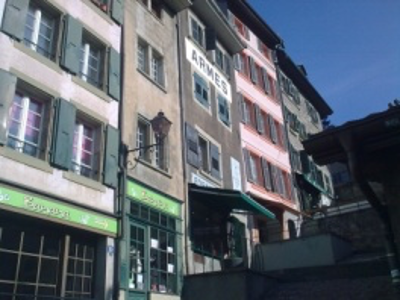
#> input picture images/data/Armes 1.png, 400 x 302 px, found by its file name
$ jupyter execute homework_cv_module_4_1.ipynb   (shell and % lines are left out)
#> lines starting #> are read from the running program, lines starting #| are printed output that depends on the picture
<a href="https://colab.research.google.com/github/SudeepSarkar/sarkar-computer-vision-lectures/blob/main/CV_Module_4_1_Image_Pyramid.ipynb" target="_parent"></a>

Copyright (c) 2021, Sudeep Sarkar, University of South Florida, Tampa

The above figure is from the textbook Computer Vision: Algorithms and Applications 2nd Edition Richard Szeliski - (c) 2022 Springer

[cell 1]
import numpy as np
import matplotlib.pyplot as plt
import matplotlib.patches as patches
from skimage import io
from skimage.color import rgb2gray, rgba2rgb

from scipy import ndimage as scimage
import scipy.ndimage as scimage
# SciPy (pronounced “Sigh Pie”) is a Python-based ecosystem of open-source software for mathematics, science, and engineering.
# https://www.scipy.org/

np.set_printoptions(precision=2)

[cell 2]
from google.colab import drive
drive.mount('/content/drive')
data_dir = '/content/drive/MyDrive/Colab Notebooks/CAP 6415 Computer Vision Online/data/'

[cell 3]
def padded_add(a, b):
    # Returns the addition of arrays a and b, which can be of different sizes.
    # We pad a and b with additional zero-valued rows and columns to make them of the same size.
    # The output size is the maximum of two arrays.
    # You can use this to also subtract two arrays of different sizes -- just pass -b instead of b.

    h1, w1 = a.shape
    h2, w2 = b.shape
    h_max = max(h1, h2)
    w_max = max(w1, w2)

    a_padded = np.pad(a, ((0, h_max - h1), (0, w_max - w1)), 'constant')
    b_padded = np.pad(b, ((0, h_max - h2), (0, w_max - w2)), 'constant')

    return a_padded + b_padded

[cell 4]
def scale_image (in_image, scale, sample_order):
    """
    Scales the size of an input image using a specified scale factor and order of spline interpolation.
    """
    height, width = in_image.shape
    height_out = int(height * scale)
    width_out = int(width * scale)
    out_image = np.zeros((height_out, width_out))

    y, x = np.meshgrid(np.arange(height_out), np.arange(width_out))
    fx = x/scale
    fy = y/scale
    values = scimage.map_coordinates(in_image, [fy, fx], order=sample_order)
    out_image[y, x] = values

    return out_image

# Assignment: Difference Pyramid

For an image in the collection provided for this course, construct two difference-pyramids. The first pyramid should have 4 levels and the second should have 8 levels. Analyze the results of each pyramid and discuss how you can utilize them to compress the image, i.e. reduce the file size of the image stored on disk. Submit your report on the Canvas platform.

### Code: (up) and (down) pyramids

[cell 5]
def UpDownDifferencePyramid(num_levels = 4, factor = 2.0):
    # Create image (up) pyramid by downscaling the image by factor
    # The pyramid is stored as list:[I_0, I_1, ...., I_n] -- large to small sized.
    up_pyramid = []
    up_pyramid.append(img)
    for i in range (1, num_levels) :
        up_pyramid.append(scale_image (up_pyramid[-1], scale = 1/factor, sample_order = 1))

    # Create the down pyramid by upscaling from the top of the pyramid
    # The pyramid is stored as list:[J_n, J_(n-1), ...., J_0] -- small to large sized.
    down_pyramid = []
    down_pyramid.append(up_pyramid[-1])
    for i in range (1, num_levels) :
        down_pyramid.append(scale_image (up_pyramid[num_levels-i], scale = factor, sample_order = 1))

    # The Difference Pyramid is composed of the difference between the images at the
    # corresponding levels of the up- and down- pyramid, except for the top-most level,
    # which is the same as the top-most of the up-pyramid.

    difference_pyramid = []
    difference_pyramid.append(up_pyramid[-1])
    # The pyramid is stored as list:[D_n, D_(n-1), ...., D_0] -- small to large sized.
    for i in range (1, num_levels) :
        # compute error between the reconstructed images at each level from previous levels
        diff_im = padded_add (up_pyramid[-(i+1)], -down_pyramid[i])
        difference_pyramid.append(diff_im)

    return up_pyramid, down_pyramid, difference_pyramid

### Reconstructing the image

[cell 6]
def Reconstruct(num_levels = 4, factor = 2.0, difference_pyramid = []):
    # Reconstruct the image up-pyramid
    # The reconstructed image up-pyramid is stored as list:[I_hat_n, I_hat_(n-1), ...., I_hat_0] -- small to large sized.
    I_hat_pyramid = []
    I_hat_pyramid.append(difference_pyramid[0])
    for i in range (1, num_levels) :
        up_scaled_im = scale_image(I_hat_pyramid[i-1], scale = factor, sample_order = 1)
        reconstructed_image = padded_add (up_scaled_im, difference_pyramid[i])
        I_hat_pyramid.append(reconstructed_image)

    return I_hat_pyramid

### Display

[cell 7]
def DispayPyramidsAndHistogram(num_levels,up_pyramid,down_pyramid,difference_pyramid,I_hat_pyramid):
  #------------------display-----------------------------------------

  fig, axs = plt.subplots( nrows=num_levels, ncols=5) #, sharex=True, sharey=True)

  #fig.set_size_inches (20,20)
  fig.set_figwidth(20)

  if num_levels == 4:
    fig.set_figheight(13)
  elif num_levels == 8:
    fig.set_figheight(26)


  for i in range (num_levels) :
      axs[i, 0].imshow(up_pyramid[-(i+1)], 'gray')
      axs[i, 0].set_title('(Up) Pyramid level {}'.format(num_levels-i-1))

      axs[i, 1].imshow(down_pyramid[i], 'gray')
      axs[i, 1].set_title('(Down) Pyramid level {}'.format(num_levels-1-i))

      axs[i, 2].imshow(difference_pyramid[i], 'gray')
      axs[i, 2].set_title('Difference Pyramid Level ={}'.format(num_levels-i-1))

      axs[i, 3].hist((padded_add(up_pyramid[-(i+1)], -down_pyramid[i])).reshape(-1))
      axs[i, 3].set_title('Difference histogram ={}'.format(num_levels-i-1))

      axs[i, 4].imshow(I_hat_pyramid[i], 'gray')
      axs[i, 4].set_title('Reconstructed Level ={}'.format(num_levels-i-1))

---

# SOLUTION ASSIGNMENT

[cell 8]
from numpy.ma.core import shape
# Load an color image in grayscale
img = io.imread(data_dir+'Armes 1.png')
#> img is the input picture: shape (302, 400, 4); mean R, G, B, A 93.1, 100.8, 109.9, 253.3
img = rgba2rgb(img)
#> img: shape (302, 400, 3) float64
img = rgb2gray(img)
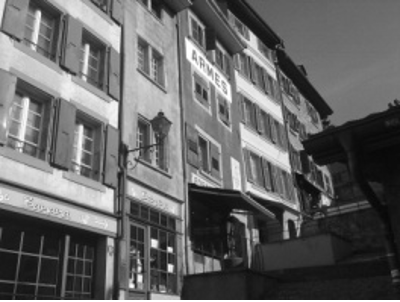
#> img: shape (302, 400) float64; min 0.0238, max 1, mean 0.398

## Pyramid 4 levels:

[cell 9]
num_levels = 4
factor = 2.0

# Create Pyramids and their difference
up_pyramid, down_pyramid, difference_pyramid = UpDownDifferencePyramid(num_levels, factor)
#> after the loop in UpDownDifferencePyramid, `for i in range (1, num_levels) :`: up_pyramid = 4 items
#> the loop in UpDownDifferencePyramid, `for i in range (1, num_levels) :` made 3 passes
#> pass 1, in scale_image (call 4), `values = scimage.map_coordinates(in_image, [fy, fx], order=sample_order)`:
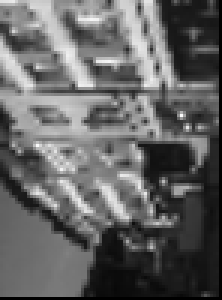
#> values: shape (100, 74) float64 (shown 3 times larger); min 0, max 0.988, mean 0.392
#> pass 3, in scale_image (call 6), `values = scimage.map_coordinates(in_image, [fy, fx], order=sample_order)`:
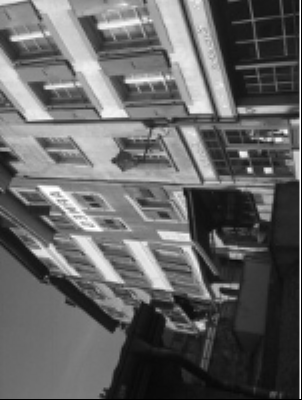
#> values: shape (400, 302) float64; min 0, max 1, mean 0.396
#> the loop in UpDownDifferencePyramid, `for i in range (1, num_levels) :` made 3 passes
#> pass 1, in UpDownDifferencePyramid, `diff_im = padded_add (up_pyramid[-(i+1)], -down_pyramid[i])`:
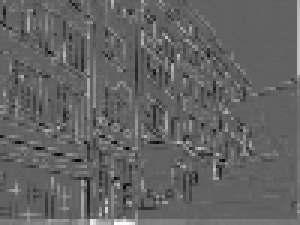
#> diff_im: shape (75, 100) float64 (shown 3 times larger); min -0.499, max 0.801, mean 0.00939; drawn with min black and max white
#> up_pyramid = 4 items; down_pyramid = 4 items; difference_pyramid = 4 items
print("Up-pyramid Highest level shape",up_pyramid[3].shape)
#| Up-pyramid Highest level shape (37, 50)
print("size: ", up_pyramid[3].shape[0]*up_pyramid[3].shape[1])
#| size:  1850

# Reconstruct
I_hat_pyramid = Reconstruct(num_levels, factor, difference_pyramid)
#> the loop in Reconstruct, `for i in range (1, num_levels) :` made 3 passes
#> pass 1, in Reconstruct, `up_scaled_im = scale_image(I_hat_pyramid[i-1], scale = factor, sample_..`:
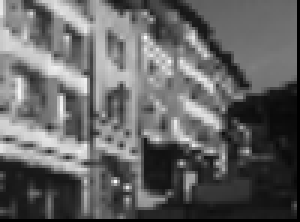
#> up_scaled_im: shape (74, 100) float64 (shown 3 times larger); min 0, max 0.988, mean 0.392
#> pass 1, in padded_add (call 4), `a_padded = np.pad(a, ((0, h_max - h1), (0, w_max - w1)), 'constant')`:
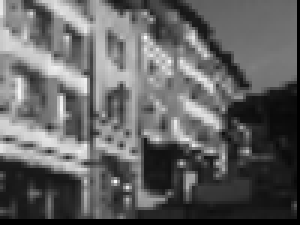
#> a_padded: shape (75, 100) float64 (shown 3 times larger); min 0, max 0.988, mean 0.387
#> I_hat_pyramid = 4 items

# Display
DispayPyramidsAndHistogram(num_levels,up_pyramid,down_pyramid,difference_pyramid,I_hat_pyramid)
#> the loop in DispayPyramidsAndHistogram, `for i in range (num_levels) :` made 4 passes
#> (h1 in padded_add, w1 in padded_add, h_max in padded_add, w_max in padded_add) on passes 2 to 4: (75, 100, 75, 100), (151, 200, 151, 200), (302, 400, 302, 400)
#> pass 1, in padded_add (call 7), `b_padded = np.pad(b, ((0, h_max - h2), (0, w_max - w2)), 'constant')`:
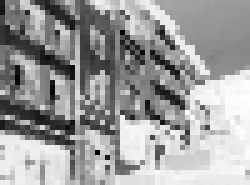
#> b_padded: shape (37, 50) float64 (shown 5 times larger); min -0.988, max -0.0351, mean -0.4; drawn with min black and max white
#> pass 3, in padded_add (call 9), `b_padded = np.pad(b, ((0, h_max - h2), (0, w_max - w2)), 'constant')`:
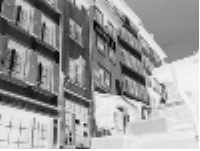
#> b_padded: shape (151, 200) float64; min -1, max 0, mean -0.39; drawn with min black and max white
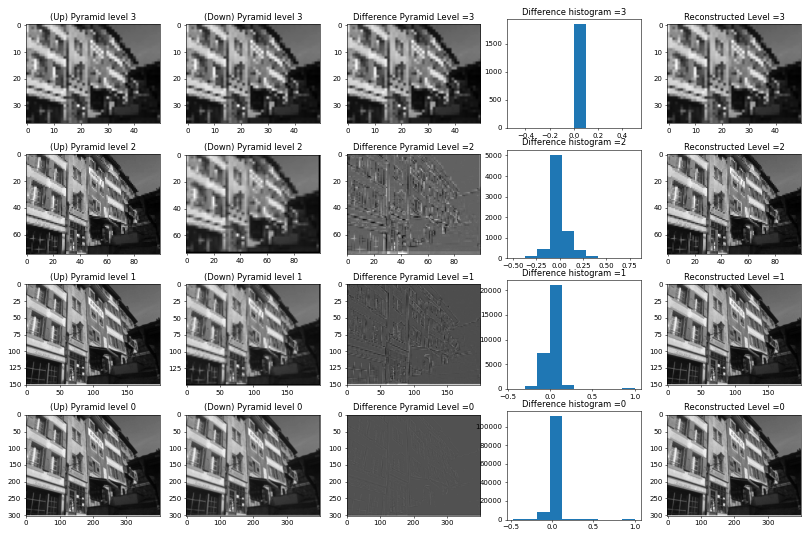
#> figure drawn by matplotlib, 20 panels; panel 4: tallest bar 1850 high, from x = 0 to 0.1; panel 9: tallest bar 5035 high, from x = -0.109 to 0.0212; panel 14: tallest bar 21023 high, from x = -0.00499 to 0.139; panel 19: tallest bar 111649 high, from x = -0.0307 to 0.117

## Pyramid 8 levels:

[cell 10]
num_levels = 8
factor = 2.0

# Create Pyramids and their difference
up_pyramid, down_pyramid, difference_pyramid = UpDownDifferencePyramid(num_levels, factor)
#> the loop in UpDownDifferencePyramid (call 2), `for i in range (1, num_levels) :` made 7 passes
#> up_pyramid = 8 items; down_pyramid = 8 items; difference_pyramid = 8 items
print("Up-pyramid Highest level shape",up_pyramid[7].shape)
#| Up-pyramid Highest level shape (2, 3)
print("size: ", up_pyramid[7].shape[0]*up_pyramid[7].shape[1])
#| size:  6

# Reconstruct
I_hat_pyramid = Reconstruct(num_levels, factor, difference_pyramid)
#> I_hat_pyramid = 8 items

# Display
DispayPyramidsAndHistogram(num_levels,up_pyramid,down_pyramid,difference_pyramid,I_hat_pyramid)
#> the loop in DispayPyramidsAndHistogram (call 2), `for i in range (num_levels) :` made 8 passes
#> (h1 in padded_add, w1 in padded_add, h_max in padded_add, w_max in padded_add) on passes 2 to 8: (4, 6, 4, 6), (9, 12, 9, 12), (18, 25, 18, 25), (37, 50, 37, 50), (75, 100, 75, 100), (151, 200, 151, 200), (302, 400, 302, 400)
#> (a_padded in padded_add, b_padded in padded_add) on pass 1: ([[0.881, 0.675, 0.379], [0.577, 0.737, 0.225]], [[-0.881, -0.675, -0.379], [-0.577, -0.737, -0.225]])
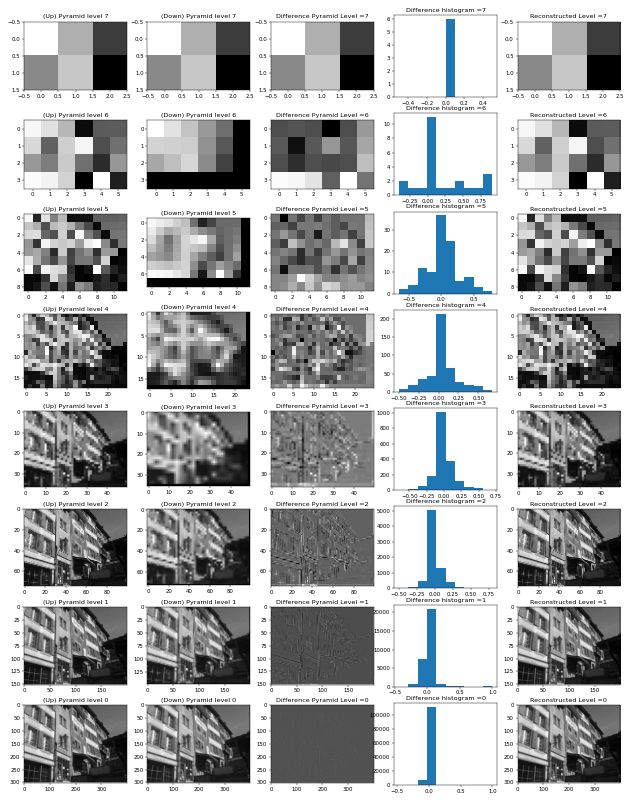
#> figure drawn by matplotlib, 40 panels; panel 4: tallest bar 6 high, from x = 0 to 0.1; panel 9: tallest bar 11 high, from x = -0.0107 to 0.121; panel 14: tallest bar 37 high, from x = -0.0769 to 0.0664; panel 19: tallest bar 214 high, from x = -0.0304 to 0.0874

$ run again, with images/data/Armes 2.png copied over images/data/Armes 1.png
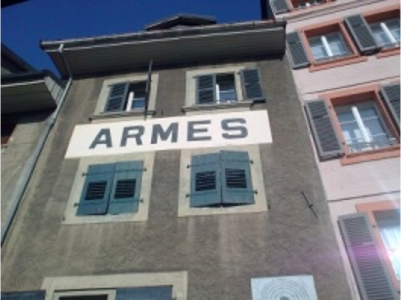
#> input picture images/data/Armes 2.png, 402 x 302 px, found by its file name
#> img is the input picture: shape (302, 402, 4); mean R, G, B, A 111.7, 114.1, 119, 252
#> after the loop in UpDownDifferencePyramid, `for i in range (1, num_levels) :`: up_pyramid = 4 items
#| Up-pyramid Highest level shape (37, 50)
#| size:  1850
#> after the loop in Reconstruct, `for i in range (1, num_levels) :`:
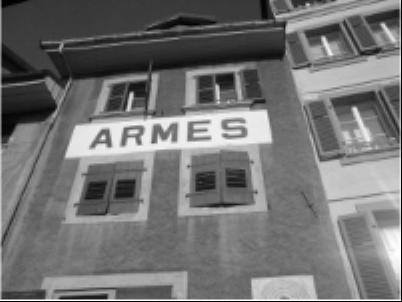
#> up_scaled_im: shape (302, 402) float64; min 0, max 1, mean 0.453
#> the loop in DispayPyramidsAndHistogram, `for i in range (num_levels) :` made 4 passes
#> (h1 in padded_add, w1 in padded_add, h_max in padded_add, w_max in padded_add) on passes 2 to 4: (75, 100, 75, 100), (151, 201, 151, 201), (302, 402, 302, 402)
#> pass 3, in padded_add (call 9), `b_padded = np.pad(b, ((0, h_max - h2), (0, w_max - w2)), 'constant')`:
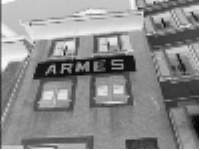
#> b_padded: shape (151, 201) float64; min -0.999, max 0, mean -0.441; drawn with min black and max white
#> the loop in UpDownDifferencePyramid (call 2), `for i in range (1, num_levels) :` made 7 passes
#> `up_pyramid, down_pyramid, difference_pyramid = UpDownDifferencePyramid..`: up_pyramid = 8 items
#| Up-pyramid Highest level shape (2, 3)
#| size:  6
#> the loop in DispayPyramidsAndHistogram (call 2), `for i in range (num_levels) :` made 8 passes
#> (h1 in padded_add, w1 in padded_add, h_max in padded_add, w_max in padded_add) on passes 2 to 8: (4, 6, 4, 6), (9, 12, 9, 12), (18, 25, 18, 25), (37, 50, 37, 50), (75, 100, 75, 100), (151, 201, 151, 201), (302, 402, 302, 402)
